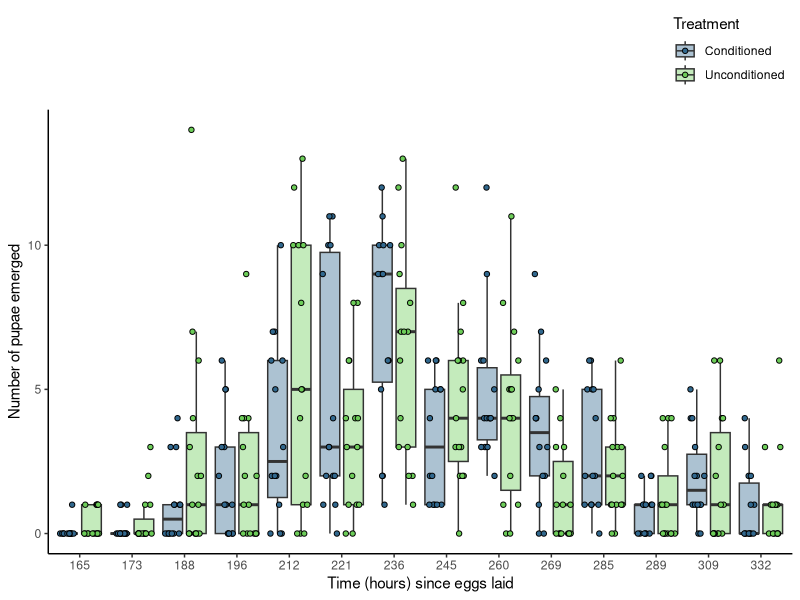

Reproduce this figure in R.
## Packages
library(tidyverse)
library(ggplot2)
library(readxl)
library(viridis)


## Choosing colours from viridis to use: 
viridis_colors <- viridis(10)

################################################ PUPAE ANALYSIS ####


## Reading pupae data in
pupae_fitness <- read_excel("data/fitness_development/MFE_pupae.xlsx")
pupae_fitness <- as.data.frame(pupae_fitness)

## Boxplot ##
pupae_boxplot_2 <- ggplot(pupae_fitness, aes(x = factor(time_hours), y = pupae, fill = treatment)) +
  geom_boxplot(outlier.shape = NA, alpha = .4, position = position_dodge(width = 0.9)) +
  geom_point(aes(fill = treatment),
             size = 1.5, shape = 21,
             position = position_jitterdodge(jitter.width = 0.3, dodge.width = 0.9)) +
  scale_fill_manual(values = viridis_colors[c(4, 8)], labels = c("Conditioned", "Unconditioned")) +
  scale_x_discrete(labels = unique(pupae_fitness$time_hours)) +
  theme_classic() +
  theme(legend.position = "top",
        legend.justification = "right",
        legend.direction = "vertical",
        strip.placement = "outside", 
        strip.background = element_blank(),  
        strip.text = element_blank()) +
  labs(x = "Time (hours) since eggs laid", 
       y = "Number of pupae emerged",
       fill = "Treatment")


## Display the plot 
pupae_boxplot_2



#### Pupae data check. 
pupae_fitness <- as.data.frame(pupae_fitness)

total_pupae <- pupae_fitness %>% 
  group_by(treatment, vial) %>% 
  summarise(total_pupae = sum(pupae, na.rm = TRUE))

524  / 14 
555 / 15